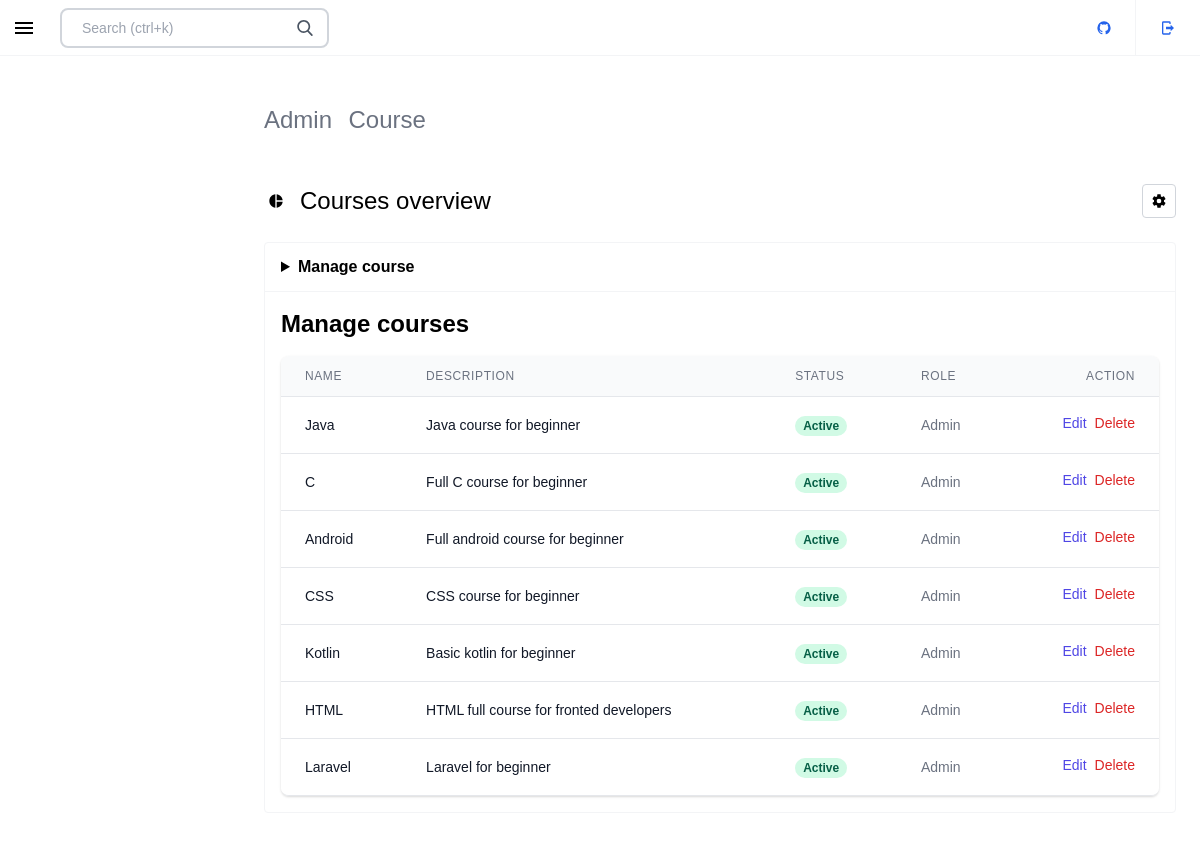
Page /admin/index.php (signed in) on the committed database.
### tables this page shows
CREATE TABLE `courses` (
  `id` int(11) NOT NULL AUTO_INCREMENT,
  `course_name` varchar(255) DEFAULT NULL,
  `course_description` varchar(255) DEFAULT NULL,
  `course_image` varchar(255) DEFAULT NULL,
  `user_id` int(11) DEFAULT NULL,
  `language_id` int(11) DEFAULT NULL,
  PRIMARY KEY (`id`),
  KEY `course_user_id_fk` (`user_id`),
  KEY `course_language_fk` (`language_id`),
  CONSTRAINT `course_language_fk` FOREIGN KEY (`language_id`) REFERENCES `languages` (`lang_id`) ON DELETE SET NULL,
  CONSTRAINT `course_user_id_fk` FOREIGN KEY (`user_id`) REFERENCES `users` (`id`)
);

### admin/inc/function.php (called while the page is built, shortened)
<?php
function display_courses()
{
    include("inc/connect.php");
    $query = $con->prepare("select * from courses");
    $query->setFetchMode(PDO::FETCH_ASSOC);
    $query->execute();
    while ($row = $query->fetch()) {
        $course_list[] = $row;
    }
    return $course_list;
}

### admin/inc/course/course.php (the view, shortened to what this page needs)
<link href="https://cdn.jsdelivr.net/npm/tom-select/dist/css/tom-select.css" rel="stylesheet" />
<?php
$courses = display_courses(); ?>
<section class="p-6">
    <div class="justify-between items-center block md:flex">
        <div class="flex shrink-0 grow-0 items-center justify-center mb-6 md:mb-0">
            <ul>
                <li class="title-stack-item inline-block pr-3 text-2xl text-gray-500 dark:text-gray-400 last:pr-0 last:font-black last:text-black dark:text-gray-100" data-v-fecf18ac="">Admin</li>
                <li class="title-stack-item inline-block pr-3 text-2xl text-gray-500 dark:text-gray-400 last:pr-0 last:font-black last:text-black dark:text-gray-100" data-v-fecf18ac="">Course</li>
            </ul>
        </div>
    </div>
</section>
<section class="px-0 md:px-6 py-6">
    <section class="px-6 sm:px-0 mb-6 flex items-center justify-between">
        <div class="flex items-center justify-start"><span class="inline-flex justify-center items-center w-6 h-6 mr-3"><svg viewBox="0 0 24 24" width="16" height="16" class="inline-block">
                    <path fill="currentColor" d="M11,2V22C5.9,21.5 2,17.2 2,12C2,6.8 5.9,2.5 11,2M13,2V11H22C21.5,6.2 17.8,2.5 13,2M13,13V22C17.7,21.5 21.5,17.8 22,13H13Z" style="--darkreader-inline-fill:currentColor;" data-darkreader-inline-fill=""></path>
                </svg></span>
            <h1 class="text-2xl">Courses overview</h1>
        </div><button class="inline-flex cursor-pointer justify-center items-center whitespace-nowrap focus:outline-none transition-colors focus:ring duration-150 border rounded ring-blue-700 p-1 bg-white text-black border-gray-300 hover:bg-gray-50" type="button"><span class="inline-flex justify-center items-center w-6 h-6"></span>
        </button>
    </section>
    <div class="md:rounded border-gray-100 dark:bg-gray-900/70 bg-white border dark:border-gray-800 mb-6">
        <header class="border-gray-100 flex items-stretch border-b dark:border-gray-800">
            <div class="flex items-center py-3 flex-grow font-bold px-4">
                <details class="w-full">
                    <summary>Manage course</summary>
                </details>
            </div>
        </header>
        <div class="flex flex-col flex-grow mt-4">
            <div class="flex items-center justify-between px-4">
                <p class="text-2xl font-bold">Manage courses</p>
            </div>
            <div class="my-2">
                <div class="py-2 align-middle px-4">
                    <div class="shadow overflow-hidden border-b border-gray-200 sm:rounded-lg">
                        <table class="divide-y divide-gray-200 min-w-full">
                            <thead class="bg-gray-50">
                                <tr>
                                    <th scope="col" class="px-6 py-3 text-left text-xs font-medium text-gray-500 uppercase tracking-wider">Name</th>
                                    <th scope="col" class="px-6 py-3 text-left text-xs font-medium text-gray-500 uppercase tracking-wider">Description</th>
                                    <th scope="col" class="px-6 py-3 text-left text-xs font-medium text-gray-500 uppercase tracking-wider">Status</th>
                                    <th scope="col" class="px-6 py-3 text-left text-xs font-medium text-gray-500 uppercase tracking-wider">Role</th>
                                    <th scope="col" class="px-6 py-3 text-left text-xs font-medium text-gray-500 uppercase tracking-wider text-right">Action</th>
                                </tr>
                            </thead>
                            <tbody class="bg-white divide-y divide-gray-200">
                                <?php
                                $courses = display_courses();
                                foreach ($courses as $course) {
                                ?>
                                    <tr>
                                        <td class="px-6 py-4 whitespace-nowrap">
                                            <div class="flex items-center">
                                                <div class="text-sm font-medium text-gray-900"> <?php echo $course['course_name'] ?> </div>
                                            </div>
                                        </td>
                                        <td class="px-6 py-4 whitespace-nowrap">
                                            <div class="flex items-center">
                                                <div class="text-sm font-medium text-gray-900"> <?php echo $course['course_description'] ?> </div>
                                            </div>
                                        </td>
                                        <td class="px-6 py-4 whitespace-nowrap">
                                            <span class="px-2 inline-flex text-xs leading-5 font-semibold rounded-full bg-green-100 text-green-800"> Active </span>
                                        </td>
                                        <td class="px-6 py-4 whitespace-nowrap text-sm text-gray-500">Admin</td>
                                        <td class="px-6 py-4 whitespace-nowrap text-right text-sm font-medium flex justify-end">
                                            <a href="index.php?edit_course=<?php echo $course['id'] ?>" class="text-indigo-600 hover:text-indigo-900">Edit</a>
                                            <form action="inc/controller/course_controller.php" method="POST">
                                                <button name="del_course_id" class="text-red-600 hover:text-red-900 ml-2">Delete</button>
                                            </form>
                                        </td>
                                    </tr>
                                <?php }
                                ?>
                            </tbody>
                        </table>
                    </div>
                </div>
            </div>
        </div>
    </div>
</section>

### admin/css/style.css (style rules this page uses)
* { margin: 0; padding: 0; font-family: 'Lucida Sans', 'Lucida Sans Regular', 'Lucida Grande', 'Lucida Sans Unicode', Geneva, Verdana, sans-serif; }
.text-right { text-align: right; }
summary { cursor: pointer; }

### rows in the picture
courses: course_name "Java", course_description "Java course for beginner"
courses: course_name "C", course_description "Full C course for beginner"
courses: course_name "Android", course_description "Full android course for beginner"
courses: course_name "CSS", course_description "CSS course for beginner"
courses: course_name "Kotlin", course_description "Basic kotlin for beginner"
courses: course_name "HTML", course_description "HTML full course for fronted developers"
courses: course_name "Laravel", course_description "Laravel for beginner"
